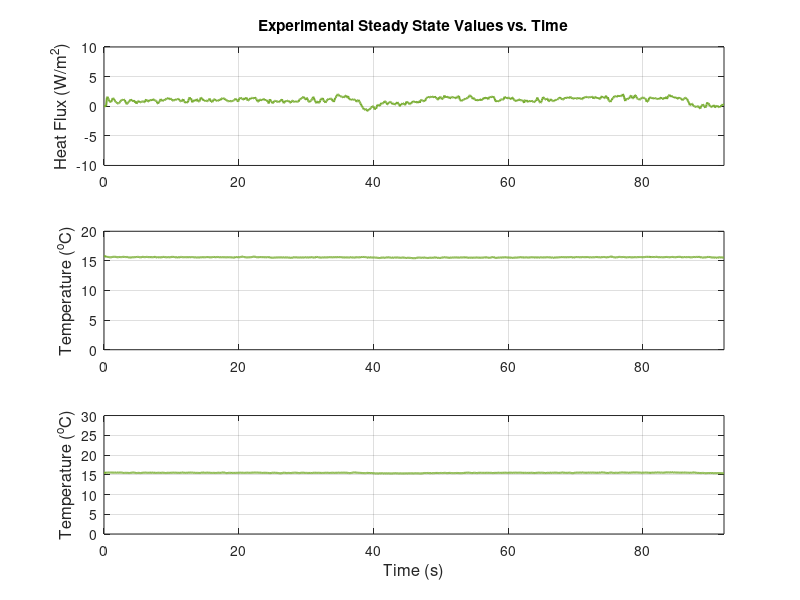
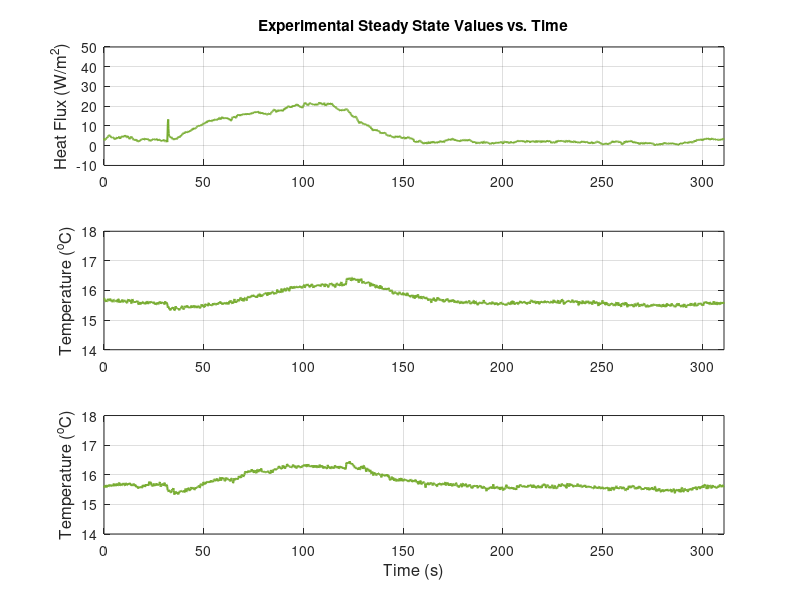

Recreate these plots in MATLAB, in order. (Note: this script raises an error after producing the figures.)
%% ME 4005 Prelab

% -- Setup
clear; clc; format compact; close all;

% -- Load in data
Tss = load('ME4005_Lab5_TssData');
Th = load('ME4005_Lab5_hData');

% -- Resize Vectors
tss = Tss.t;
qppss = Tss.v1;
TC1ss = Tss.v2;
TC2ss = Tss.v3;

th = Th.t;
qpph = Th.v1;
TC1h = Th.v2;
TC2h = Th.v3;

% -- Generate Plots for each
    % Tss subplots
    
    subplot(3,1,1)      % Steady state heat flux sensor data
        plot(tss,qppss,'color',[0.4660 0.6740 0.1880],'Linewidth',1.5)
        ylabel('Heat Flux (W/m^2)','FontSize',12)
        grid on
        hold on
        ylim([-10 10])
        xlim([0 max(tss)])
        title('Experimental Steady State Values vs. Time')
        
    subplot(3,1,2)      % Steady state thermocouple 1 data    
        plot(tss,TC1ss,'color',[0.4660 0.6740 0.1880],'Linewidth',1.5)
        hold on
        grid on
        ylabel('Temperature (^oC)','FontSize',12)
        ylim([0 20])
        xlim([0 max(tss)])
    
    subplot(3,1,3)      % Steady state thermocouple 2 data
        plot(tss,TC2ss,'color',[0.4660 0.6740 0.1880],'Linewidth',1.5)
        grid on
        hold on
        xlabel('Time (s)','FontSize',12)
        ylabel('Temperature (^oC)','FontSize',12)
        ylim([0 30])
        xlim([0 max(tss)])
        
    % Heated Subplots
        
    figure(2)    
    subplot(3,1,1)      % Heated heat flux sensor data
        plot(th,qpph,'color',[0.4660 0.6740 0.1880],'Linewidth',1.5)
        ylabel('Heat Flux (W/m^2)','FontSize',12)
        grid on
        hold on
        ylim([-10 50])
        xlim([0 max(th)])
        title('Experimental Steady State Values vs. Time')
        
    subplot(3,1,2)      % Heated thermocouple 1 data
        plot(th,TC1h,'color',[0.4660 0.6740 0.1880],'Linewidth',1.5)
        hold on
        grid on
        ylabel('Temperature (^oC)','FontSize',12)
        ylim([14 18])
        xlim([0 max(th)])
    
    subplot(3,1,3)      % Heated thermocouple 2 data
        plot(th,TC2h,'color',[0.4660 0.6740 0.1880],'Linewidth',1.5)
        grid on
        hold on
        xlabel('Time (s)','FontSize',12)
        ylabel('Temperature (^oC)','FontSize',12)
        ylim([14 18])
        xlim([0 max(th)])
        
% -- Calculating the variance and std deviation of ss data
    % Steady state data

    stdQppss = std(qppss); % Standard deviation calculations
    stdTC1ss = std(TC1ss);
    stdTC2ss = std(TC2ss);
    StandardDeviation = [stdQppss;stdTC1ss;stdTC2ss];
    
    varQppss = var(qppss);  % Variance calculations
    varTC1ss = var(TC1ss);
    varTC2ss = var(TC2ss);
    Variance = [varQppss;varTC1ss;varTC2ss];

% -- Min and max of the heated data
    % Max
    maxTC1h = max(TC1h);
    maxTC2h = max(TC2h);
    maxQpph = max(qpph);
    Maximums = [maxQpph; maxTC1h; maxTC2h];
    
    % Min
    minTC1h = min(TC1h);
    minTC2h = min(TC2h);
    minQpph = min(qpph);
    Minimums = [minQpph; minTC1h; minTC2h];
    
    % Differences
    diffTC1 = maxTC1h - minTC1h;
    diffTC2 = maxTC2h - minTC2h;
    diffQpph = maxQpph - minQpph;
    Differences = [diffQpph; diffTC1; diffTC2];
    
   
% -- Table for data

Names = ["Heat Flux";"Thermocouple 1"; "Thermocouple 2"];
Table = table(Names, Minimums, Maximums,Differences,Variance,StandardDeviation);
fprintf('The data for maxium and minimum values are below: \n')
disp(Table)

% -- Estimating time constants

    % Rise and fall vector data
    rise = find((th>=35.1) & (th <= 121));
    fall = find((th>= 121.1) & (th <= 200));
    
    trise = th(rise);
    TCrise = TC2h(rise);
    
    tfall = th(fall);
    TCfall = TC2h(fall);
    
    % Plot results
    
    figure(3)
    plot(trise,TCrise)
        hold on
    plot(tfall,TCfall)
        hold on
        grid on
    
 % -- Curve fitting
   
    fittedexp = @(p,t) (p(1) *exp(-(t-t(1))/p(2)) + p(3));
    
    % Define initial guess for parameters
    tau0 = 1; % Initial guess
    p0rise = [(TCrise(1)-TCrise(end)), tau0, TCrise(end)];
    p0fall = [(TCfall(1)-TCfall(end)), tau0, TCfall(end)];
    
    % Search for the optimal parameters
    pfall = fminsearch(@(p) norm(TCfall - fittedexp(p,tfall)), p0fall);
    prise = fminsearch(@(p) norm(TCrise - fittedexp(p,trise)), p0rise);
    
    %  Compute the estimated exponential
    TCrise_fit = fittedexp(prise,trise);
    TCfall_fit = fittedexp(pfall,tfall);
    
    plot(trise,TCrise_fit)
        hold on
    plot(tfall,TCfall_fit,'k')
        hold on
  
fprintf('The time constant tau = %3.3f.\n',tau0)
    title('Measured Temperature Response vs. Theoretical Temperature Response','FontSize',10)
    xlabel('Time (s)','FontSize',10)
    ylabel('Temperature (^oC)','FontSize',10)
    legendVector = ["Experimental Rise Temp";"Experimental Fall Temp";"Theoretical Rise";"Theoretical Fall"];
    legend(legendVector,'FontSize',9);
    


    
 
 
 
 
 
 
 
 
 
 
        
        